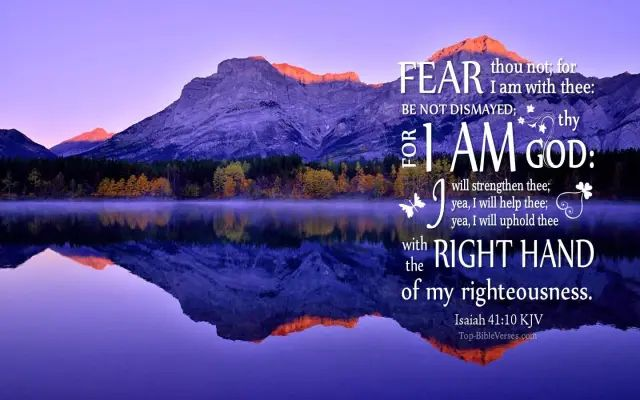
#> input picture filtering/Bible Verse Desktop Wallpapers.jpg, 640 x 400 px, found by its file name
$ python median_b.py
#> lines starting #> are read from the running program, lines starting #| are printed output that depends on the picture
import cv2

image = cv2.imread("/Users/aditi/Desktop/opencv/filtering/Bible Verse Desktop Wallpapers.jpg")
#> image is the input picture: shape (400, 640, 3); mean B, G, R 155.4, 82.4, 93.9

blurred = cv2.medianBlur(image,11)
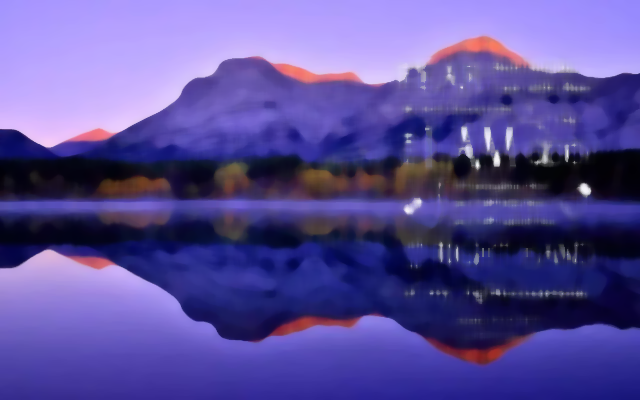
#> blurred: shape (400, 640, 3); mean B, G, R 152.7, 77.8, 89.4
cv2.imshow("orignal",image)
cv2.imshow("clean", blurred)
cv2.waitKey(0)
cv2.destroyAllWindows()
